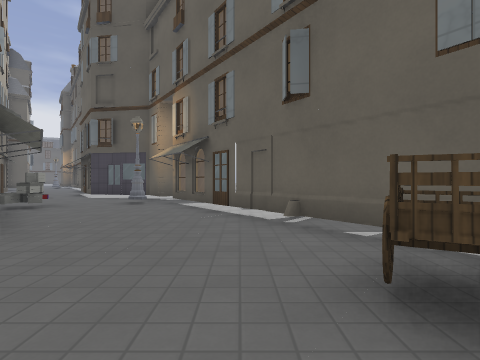
view 1 (above)

24 first-person views from a walk through a level from a Godot 3-D game. The camera is 1.2 m above the floor, looks level and sees 80° across. The floor is counted in squares, 2 m on a side. Each view is taken from the middle of a square. On the plan, view 1 faces up. The plan holds only what a view shows up to about 9 squares ahead; the rest is blank. The place goes on beyond the plan. Characters and animated objects are left out. Surface patterns are stand-ins for the level's own textures.

view 2
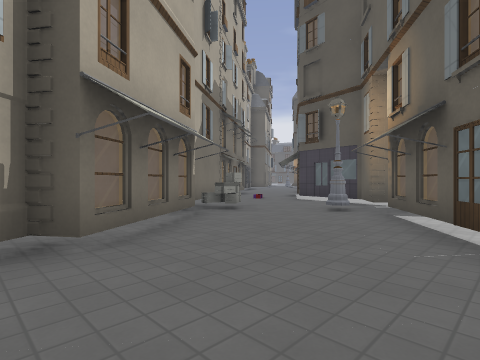

view 3
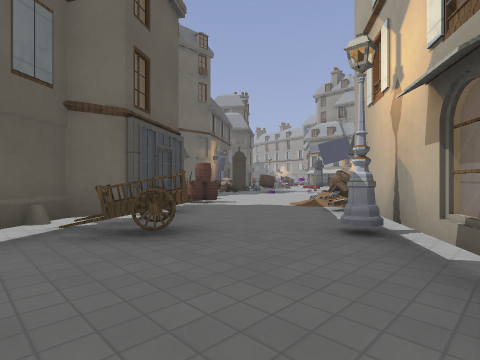

view 4
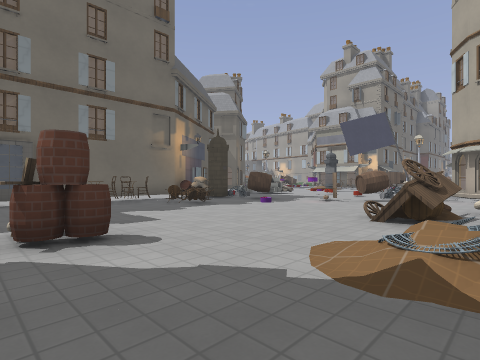

view 5
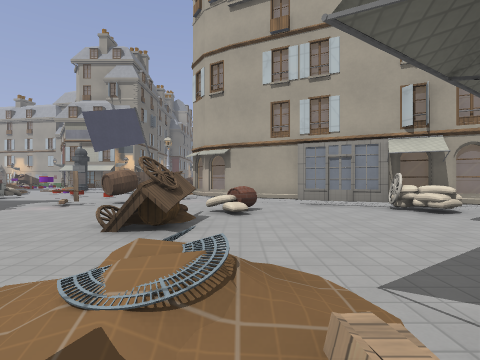

view 6
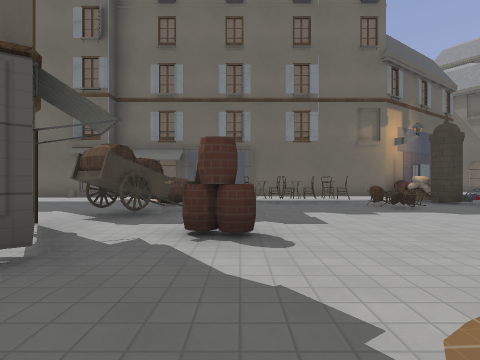

view 7
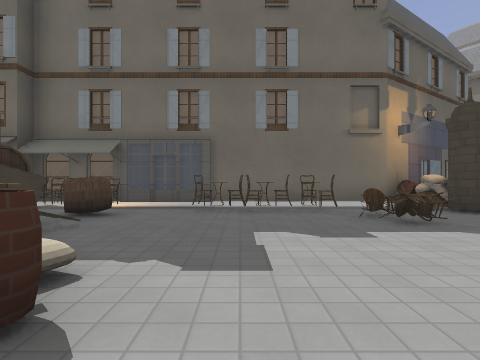

view 8
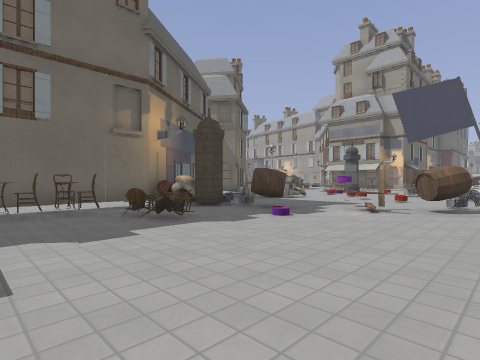

view 9
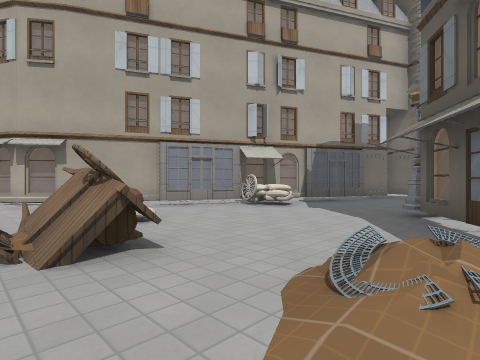

view 10
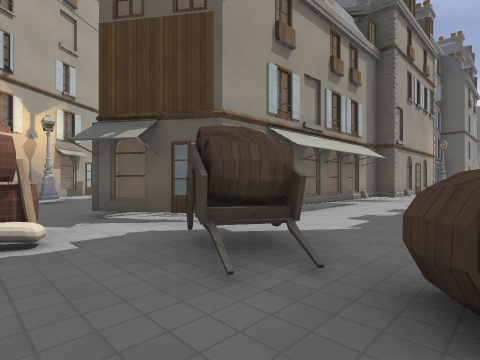

view 11
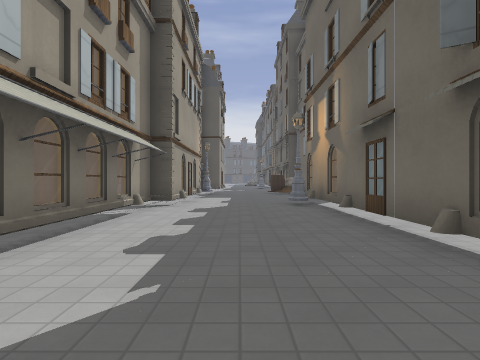

view 12
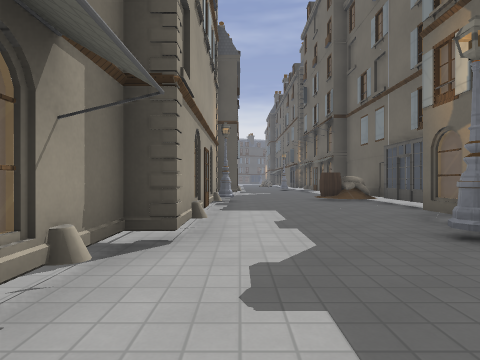

view 13
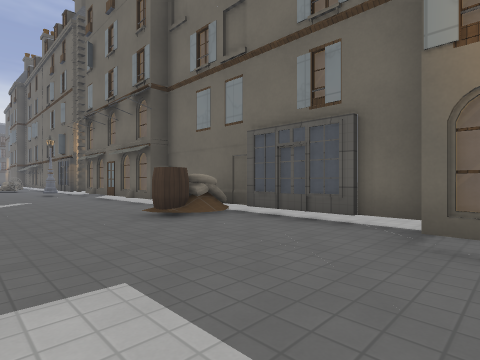

view 14
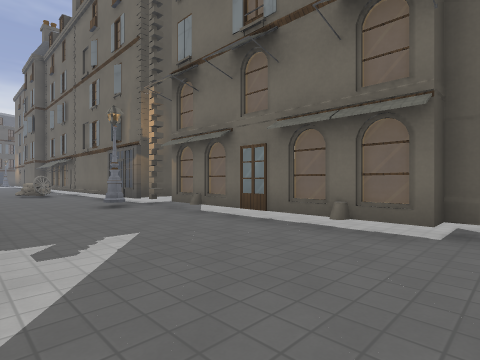

view 15
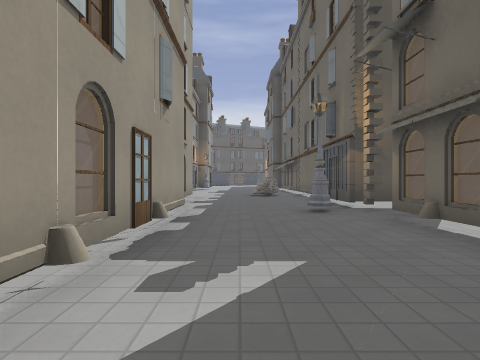

view 16
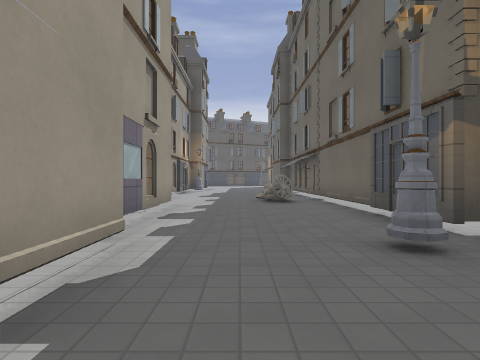

view 17
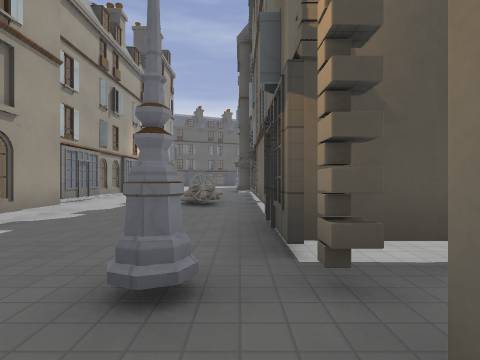

view 18
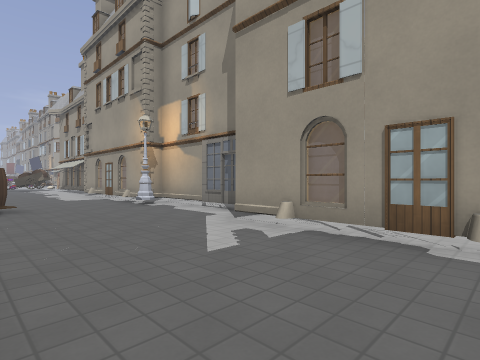

view 19
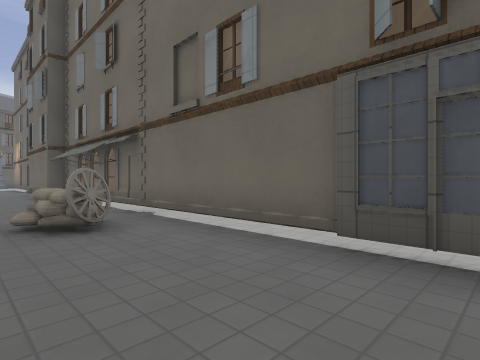

view 20
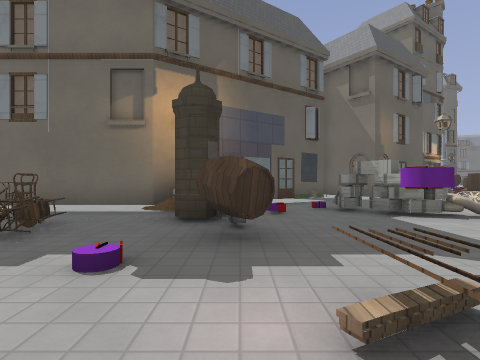

view 21
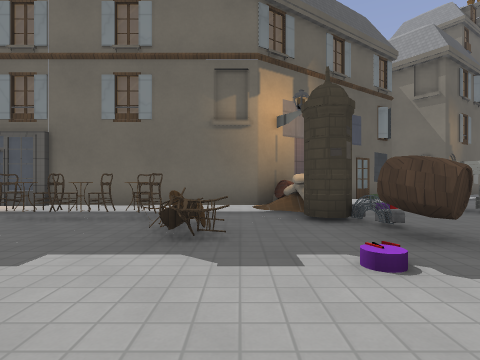

view 22
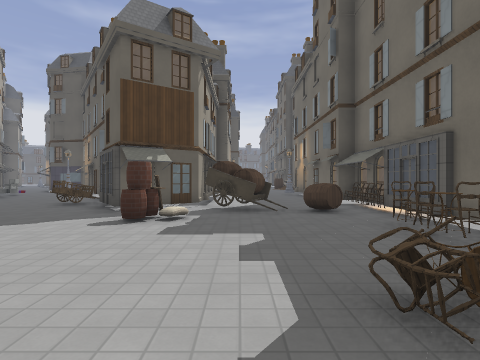

view 23
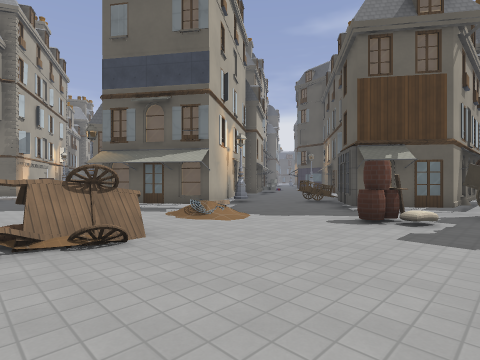

view 24
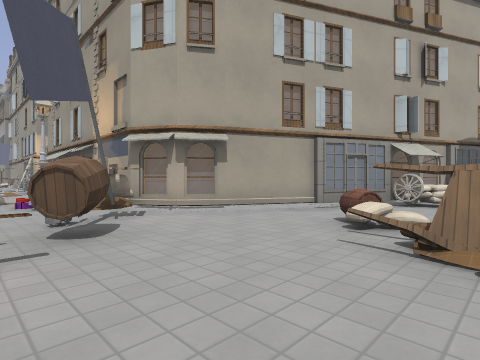

### Floor plan
Key: @ floor where view 1 was taken; # wall or solid block; . floor; / step, stairs or slope; C crate; A cart; P plank; H chair; T thing the floor can be seen under or through; B table; G bag; R barrel; F flag; W wheel; I barricade; L column; E box; O other object.
Columns run from 7 left of view 1 to 11 right of it. Each row starts with its distance up from view 1.
 27            #...OTT
 26            #...GT.
 25            ##..OT.
 24             #...T.
 23             #...T..
 22             #...T..
 21              ....TT
 20              T...T
 19             .T...#
 18             .T...#
 17             .T..#.
 16             .T...#
 15             #....#.
 14            .#....#.
 13            .#....T.
 12            .#...RT.
 11            .#...GT.
 10   ##.       #....T.
  9  ..####     #...TT.
  8 #.....#     #...#.
  7 .#..#.#.   .#...#
  6  .C...##   .#...#
  5   #....##  .#...#
  4    #....#. .#...#.
  3    .#...## .#...#.
  2    .#...A#..#...#.
  1      #..A#..#...O.
  0      .#@.####R.RO..
 -1       #....O...R#..
 -2       .#...O....H..
 -3      .##//.P...HO..
 -4     ##../......HHH.
 -5   .......A....HHT..
 -6  ........A....B.T..
 -7  ##.GO..GA.../.LGO
 -8   .#OO..O.....RO/##
 -9    ..WT....RPI../.#
-10     ...TT.FR....EO.
-11        ..# G.... ..
-12         .. O....G

Where each view was taken, in squares from view 1:
view 1: 0 up, 0 right, facing up
view 2: 2 up, 0 right, facing up-left
view 3: 3 up, 2 left, facing down-right
view 4: 1 down, 1 right, facing down-right
view 5: 2 down, 1 right, facing down
view 6: 2 down, 1 right, facing right
view 7: 3 down, 3 right, facing right
view 8: 3 down, 3 right, facing down-right
view 9: 3 down, 3 right, facing down-left
view 10: 2 down, 8 right, facing up-left
view 11: 0 up, 7 right, facing up
view 12: 4 up, 6 right, facing up
view 13: 8 up, 6 right, facing up-right
view 14: 14 up, 6 right, facing up-right
view 15: 15 up, 7 right, facing up
view 16: 18 up, 7 right, facing up
view 17: 19 up, 9 right, facing up
view 18: 19 up, 9 right, facing down-left
view 19: 22 up, 7 right, facing up-right
view 20: 8 down, 4 right, facing right
view 21: 6 down, 4 right, facing right
view 22: 7 down, 6 right, facing up
view 23: 7 down, 6 right, facing up-left
view 24: 6 down, 5 right, facing down-left
